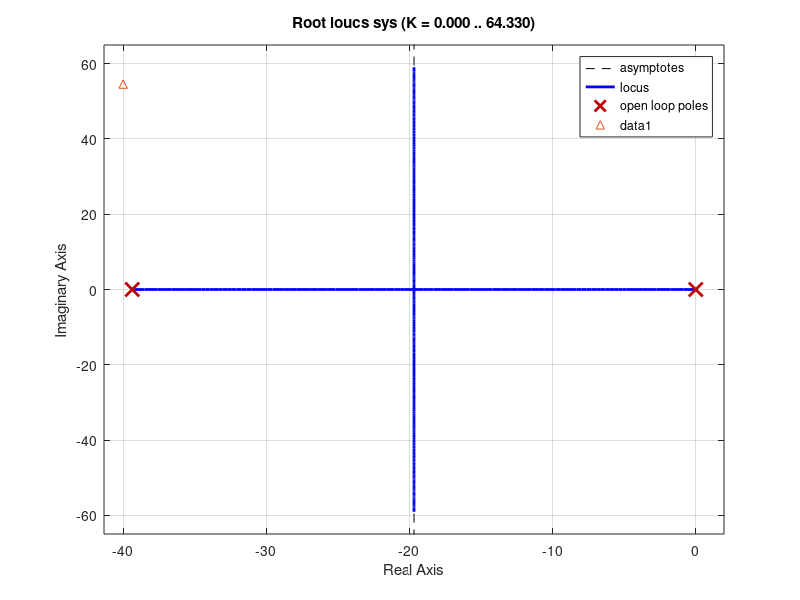

Source code (MATLAB): (Note: this script raises an error after producing the figure.)
sys=tf([1.53],[0.0254 1 0]);
figure(1)
rlocus(sys);
hold on;
sd=-40+54.574i;
plot(real(sd), imag(sd), '^');

%%

frac=(1.53)/((-40+i*54.574)*(0.0254*(-40+i*54.574)+1));
abs(frac)
phase(frac)